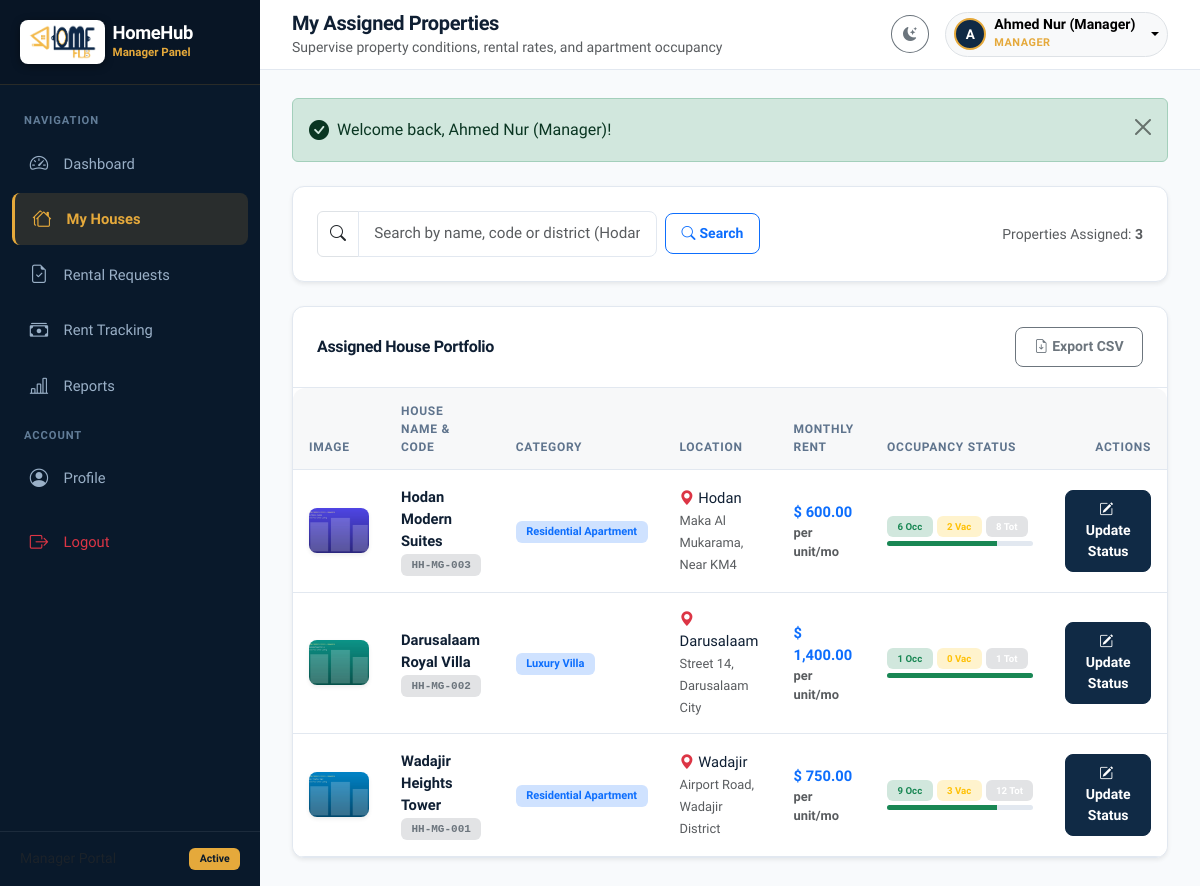
/manager/houses.php (signed in), run on the app's committed database.
### tables this page shows
CREATE TABLE IF NOT EXISTS `houses` (
  `id` INT AUTO_INCREMENT PRIMARY KEY,
  `category_id` INT NOT NULL,
  `manager_id` INT NULL,
  `house_name` VARCHAR(150) NOT NULL,
  `house_code` VARCHAR(50) NOT NULL UNIQUE,
  `address` VARCHAR(255) NOT NULL,
  `city` VARCHAR(100) NOT NULL,
  `rent_price` DECIMAL(10,2) NOT NULL,
  `total_apartments` INT NOT NULL DEFAULT 1,
  `occupied_apartments` INT NOT NULL DEFAULT 0,
  `vacant_apartments` INT NOT NULL DEFAULT 1,
  `description` TEXT NULL,
  `image` VARCHAR(255) NULL,
  `created_at` TIMESTAMP DEFAULT CURRENT_TIMESTAMP,
  FOREIGN KEY (`category_id`) REFERENCES `categories`(`id`) ON DELETE CASCADE,
  FOREIGN KEY (`manager_id`) REFERENCES `users`(`id`) ON DELETE SET NULL
);

CREATE TABLE IF NOT EXISTS `categories` (
  `id` INT AUTO_INCREMENT PRIMARY KEY,
  `category_name` VARCHAR(100) NOT NULL,
  `description` VARCHAR(255) NULL,
  `created_at` TIMESTAMP DEFAULT CURRENT_TIMESTAMP
);

### config/config.php (called while the page is built, shortened)
<?php
function get_setting(PDO $pdo, string $key, string $default = ''): string {
    static $settingsCache = [];
    try {
        $stmt = $pdo->prepare("SELECT setting_value FROM settings WHERE setting_key = ? LIMIT 1");
        $stmt->execute([$key]);
        $val = $stmt->fetchColumn();
        $settingsCache[$key] = $val !== false ? (string)$val : $default;
        return $settingsCache[$key];
    } catch (Exception $e) {
        return $default;
    }
}

### manager/houses.php (the view, shortened to what this page needs)
<?php
require_once __DIR__ . '/../config/config.php';
require_once __DIR__ . '/../includes/functions.php';
require_once __DIR__ . '/../includes/auth.php';
$currentUser = current_user();
$managerId = (int)$currentUser['id'];
$currency = get_setting($pdo, 'currency', '$');
$search = trim($_GET['search'] ?? '');
$sql = "SELECT h.*, c.category_name
        FROM houses h
        JOIN categories c ON h.category_id = c.id
        WHERE h.manager_id = ?";
$params = [$managerId];
$sql .= " ORDER BY h.id DESC";
$stmt = $pdo->prepare($sql);
$stmt->execute($params);
$myHouses = $stmt->fetchAll();
require_once __DIR__ . '/../includes/header.php';
?>
<div class="app-wrapper">
    <?php require_once __DIR__ . '/../includes/manager_sidebar.php'; ?>
    <div class="app-main">
        <?php require_once __DIR__ . '/../includes/topbar.php'; ?>
        <main class="content-wrapper">
            <?= display_flash(); ?>
            <div class="card mb-4 shadow-sm">
                <div class="card-body">
                    <form method="GET" action="<?= BASE_URL; ?>manager/houses.php" class="row g-2 align-items-center">
                        <div class="col-md-5">
                            <div class="input-group">
                                <span class="input-group-text bg-transparent"><i class="bi bi-search"></i></span>
                                <input type="text" name="search" class="form-control" placeholder="Search by name, code or district (Hodan, Waaberi...)" value="<?= e($search); ?>">
                            </div>
                        </div>
                        <div class="col-md-3">
                            <button type="submit" class="btn btn-outline-primary btn-sm px-3">
                                <i class="bi bi-search me-1"></i>Search
                            </button>
                        </div>
                        <div class="col-md-4 text-md-end">
                            <span class="text-muted small">Properties Assigned: <strong><?= count($myHouses); ?></strong></span>
                        </div>
                    </form>
                </div>
            </div>
            <div class="card shadow-sm">
                <div class="card-header d-flex justify-content-between align-items-center">
                    <h6 class="mb-0 fw-bold">Assigned House Portfolio</h6>
                    <button type="button" class="btn btn-outline-secondary btn-sm" onclick="exportTableToCSV('managerHousesTable', 'my_assigned_houses.csv')">
                        <i class="bi bi-file-earmark-arrow-down me-1"></i>Export CSV
                    </button>
                </div>
                <div class="card-body p-0">
                    <div class="table-responsive">
                        <table class="table table-hover align-middle mb-0" id="managerHousesTable">
                            <thead>
                                <tr>
                                    <th>Image</th>
                                    <th>House Name & Code</th>
                                    <th>Category</th>
                                    <th>Location</th>
                                    <th>Monthly Rent</th>
                                    <th>Occupancy Status</th>
                                    <th class="text-end no-export">Actions</th>
                                </tr>
                            </thead>
                            <tbody>
                                <?php if (empty($myHouses)): ?>
                                    <tr>
                                        <td colspan="7" class="text-center py-5 text-muted">
                                            <i class="bi bi-house-slash fs-1 d-block mb-2"></i>
                                            No assigned houses found matching your criteria.
                                        </td>
                                    </tr>
                                <?php else: ?>
                                    <?php foreach ($myHouses as $h): ?>
                                        <?php
                                            $imgUrl = !empty($h['image']) && file_exists(UPLOAD_DIR . 'houses/' . $h['image'])
                                                ? UPLOAD_URL . 'houses/' . e($h['image'])
                                                : 'https://images.unsplash.com/photo-1545324418-cc1a3fa10c00?auto=format&fit=crop&w=120&q=80';
                                            $tot = (int)$h['total_apartments'];
                                            $occ = (int)$h['occupied_apartments'];
                                            $pct = $tot > 0 ? min(100, round(($occ / $tot) * 100)) : 0;
                                        ?>
                                        <tr>
                                            <td style="width: 70px;">
                                                <img src="<?= $imgUrl; ?>" alt="<?= e($h['house_name']); ?>" class="rounded-3 object-fit-cover shadow-sm" style="width: 60px; height: 45px;">
                                            </td>
                                            <td>
                                                <div class="fw-bold text-main"><?= e($h['house_name']); ?></div>
                                                <span class="badge bg-secondary-subtle text-secondary font-monospace"><?= e($h['house_code']); ?></span>
                                            </td>
                                            <td>
                                                <span class="badge bg-primary-subtle text-primary"><?= e($h['category_name']); ?></span>
                                            </td>
                                            <td>
                                                <div><i class="bi bi-geo-alt-fill text-danger me-1"></i><?= e($h['city']); ?></div>
                                                <small class="text-muted"><?= e($h['address']); ?></small>
                                            </td>
                                            <td class="fw-bold text-primary">
                                                <?= format_currency($h['rent_price'], $currency); ?>
                                                <small class="text-muted d-block">per unit/mo</small>
                                            </td>
                                            <td>
                                                <div class="d-flex align-items-center gap-1 small mb-1">
                                                    <span class="badge bg-success-subtle text-success"><?= $occ; ?> Occ</span>
                                                    <span class="badge bg-warning-subtle text-warning"><?= (int)$h['vacant_apartments']; ?> Vac</span>
                                                    <span class="badge bg-secondary-subtle"><?= $tot; ?> Tot</span>
                                                </div>
                                                <div class="progress" style="height: 5px;">
                                                    <div class="progress-bar bg-success" style="width: <?= $pct; ?>%"></div>
                                                </div>
                                            </td>
                                            <td class="text-end no-export">
                                                <a href="<?= BASE_URL; ?>manager/house_edit.php?id=<?= (int)$h['id']; ?>" class="btn btn-sm btn-primary">
                                                    <i class="bi bi-pencil-square me-1"></i>Update Status
                                                </a>
                                            </td>
                                        </tr>
                                    <?php endforeach; ?>
                                <?php endif; ?>
                            </tbody>
                        </table>
                    </div>
                </div>
            </div>
        </main>
    </div>
</div>
<?php require_once __DIR__ . '/../includes/footer.php'; ?>

### assets/css/style.css (style rules this page uses)
:root { --hh-primary: #102a45; --hh-primary-hover: #091a2c; --hh-primary-light: #e8eef5; --hh-gold: #e5a93b; --hh-gold-hover: #cf9227; --hh-gold-light: #fef8ee; --hh-secondary: #1e3a5f; --hh-accent: #e5a93b; --hh-success: #10b981; --hh-warning: #e5a93b; --hh-danger: #ef4444; --hh-info: #0284c7; --hh-body-bg: #f8fafc; --hh-card-bg: #ffffff; --hh-text-main: #0f1f33; --hh-text-muted: #5f748d; --hh-border: #e2e8f0; --hh-sidebar-bg: #09192b; --hh-sidebar-color: #9ab0c7; --hh-sidebar-active: #e5a93b; --hh-sidebar-active-bg: rgba(229, 169, 59, 0.14); --hh-shadow-sm: 0 1px 3px 0 rgba(16, 42, 69, 0.06), 0 1px 2px -1px rgba(16, 42, 69, 0.04); --hh-shadow: 0 4px 6px -1px rgba(16, 42, 69, 0.08), 0 2px 4px -2px rgba(16, 42, 69, 0.06); --hh-shadow-lg: 0 10px 15px -3px rgba(16, 42, 69, 0.10), 0 4px 6px -4px rgba(16, 42, 69, 0.06); --hh-radius: 12px; }
body { font-family: 'Plus Jakarta Sans', -apple-system, BlinkMacSystemFont, "Segoe UI", Roboto, sans-serif; background-color: var(--hh-body-bg); color: var(--hh-text-main); min-height: 100vh; display: flex; flex-direction: column; overflow-x: hidden; -webkit-font-smoothing: antialiased; }
h1, h2, h3, h4, h5, h6 { font-weight: 700; color: var(--hh-text-main); letter-spacing: -0.02em; }
a { color: var(--hh-primary); text-decoration: none; transition: all 0.2s ease; }
.app-wrapper { display: flex; min-height: 100vh; width: 100%; }
.app-main { flex: 1; display: flex; flex-direction: column; min-width: 0; background-color: var(--hh-body-bg); }
.content-wrapper { flex: 1; padding: 1.75rem 2rem; }
.card { background-color: var(--hh-card-bg); border: 1px solid var(--hh-border); border-radius: var(--hh-radius); box-shadow: var(--hh-shadow-sm); transition: all 0.25s ease; }
.card-header { background-color: transparent; border-bottom: 1px solid var(--hh-border); padding: 1.25rem 1.5rem; font-weight: 700; }
.card-body { padding: 1.5rem; }
.btn { font-weight: 600; border-radius: 8px; padding: 0.55rem 1.15rem; transition: all 0.2s ease; }
.btn-primary { background-color: var(--hh-primary); border-color: var(--hh-primary); color: #ffffff; }
.form-control, .form-select { border-radius: 8px; border: 1px solid var(--hh-border); padding: 0.65rem 0.95rem; font-size: 0.95rem; color: var(--hh-text-main); background-color: var(--hh-card-bg); transition: all 0.2s ease; }
.table-responsive { border-radius: var(--hh-radius); }
.table { margin-bottom: 0; vertical-align: middle; }
.table th { font-size: 0.75rem; text-transform: uppercase; letter-spacing: 0.06em; font-weight: 700; color: var(--hh-text-muted); background: rgba(16, 42, 69, 0.03); border-bottom: 1px solid var(--hh-border); padding: 0.85rem 1rem; }
.table td { padding: 0.95rem 1rem; border-bottom: 1px solid var(--hh-border); color: var(--hh-text-main); font-size: 0.92rem; }
.badge { font-weight: 600; border-radius: 6px; padding: 0.35rem 0.65rem; }
.progress { height: 8px; border-radius: 10px; background-color: var(--hh-border); }

### data on the page
houses: image (picture), house_name "Hodan Modern Suites", house_code "HH-MG-003", category.category_name "Residential Apartment", city "Hodan", address "Maka Al Mukarama, Near KM4", rent_price "$ 600.00", occupied_apartments "6", vacant_apartments "2", total_apartments "8"
houses: image (picture), house_name "Darusalaam Royal Villa", house_code "HH-MG-002", category.category_name "Luxury Villa", city "Darusalaam", address "Street 14, Darusalaam City", rent_price "$ 1,400.00", occupied_apartments "1", vacant_apartments "0", total_apartments "1"
houses: image (picture), house_name "Wadajir Heights Tower", house_code "HH-MG-001", category.category_name "Residential Apartment", city "Wadajir", address "Airport Road, Wadajir District", rent_price "$ 750.00", occupied_apartments "9", vacant_apartments "3", total_apartments "12"

### other printed values
$pageHeading "My Assigned Properties"
$pageSubtitle "Supervise property conditions, rental rates, and apartment occupancy"
substr($currentUser['name'] ?? 'U', 0, 1) "A"
$currentUser['name'] "Ahmed Nur (Manager)"
$currentUser['role'] "MANAGER"
$msg "Welcome back, Ahmed Nur (Manager)!"
count($myHouses) "3"
